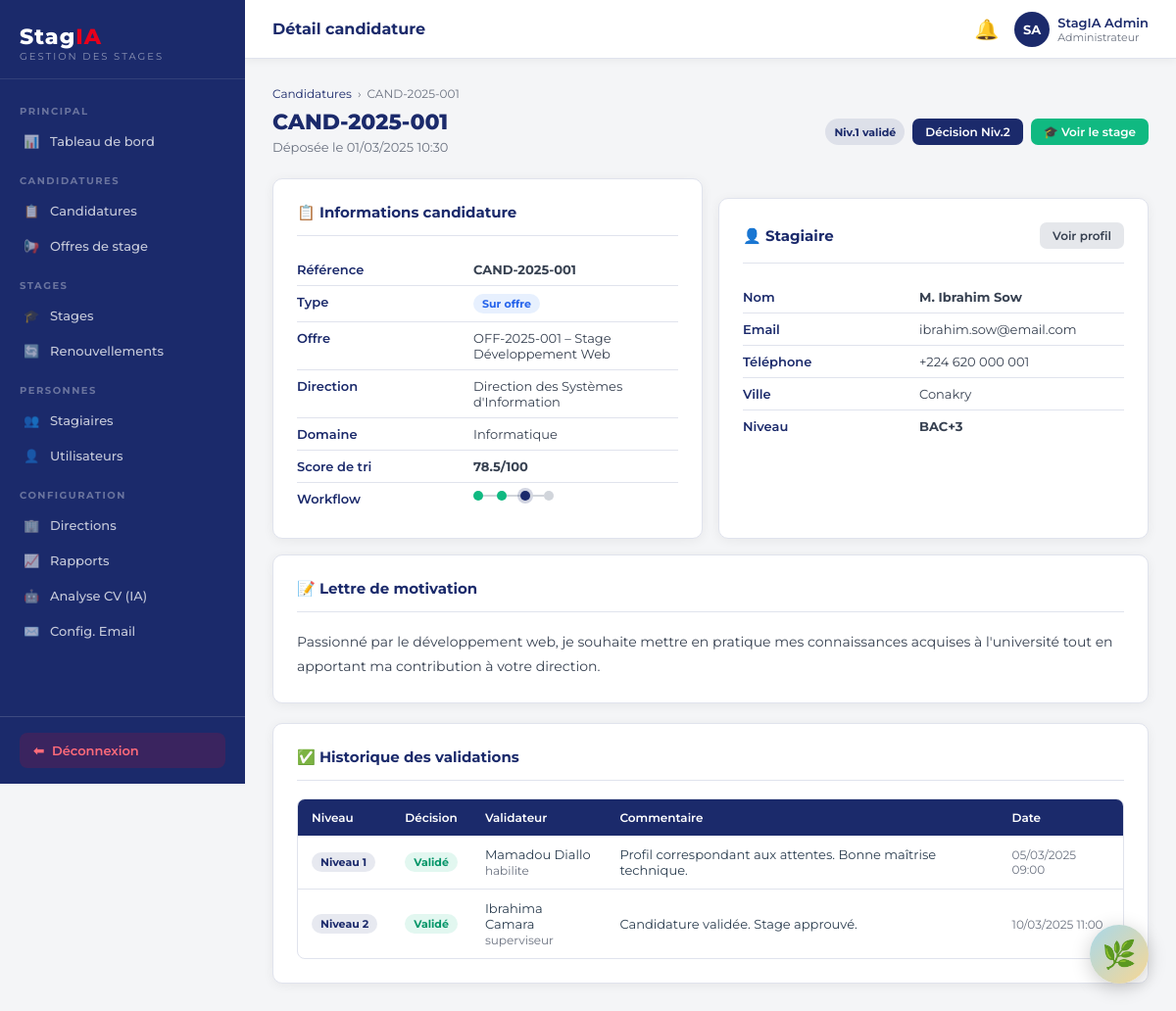
The app's page /backoffice.php?page=candidature_detail&id=1 (signed in) with its own data.
### tables this page shows
CREATE TABLE IF NOT EXISTS candidatures (
    id INT AUTO_INCREMENT PRIMARY KEY,
    reference VARCHAR(30) UNIQUE NOT NULL,
    stagiaire_id INT NOT NULL,
    offre_id INT,
    type_candidature ENUM('offre','spontanee') DEFAULT 'spontanee',
    domaine_id INT,
    direction_id INT,
    score_tri DECIMAL(5,2) DEFAULT 0,
    statut_global ENUM('soumise','niv1_en_cours','niv1_valide','validee','niv1_rejete','rejetee','complement') DEFAULT 'soumise',
    motivation TEXT,
    date_candidature TIMESTAMP DEFAULT CURRENT_TIMESTAMP,
    FOREIGN KEY (stagiaire_id) REFERENCES stagiaires(id) ON DELETE CASCADE,
    FOREIGN KEY (offre_id) REFERENCES offres_stage(id) ON DELETE SET NULL,
    FOREIGN KEY (domaine_id) REFERENCES domaines(id) ON DELETE SET NULL,
    FOREIGN KEY (direction_id) REFERENCES directions(id) ON DELETE SET NULL
);

CREATE TABLE IF NOT EXISTS offres_stage (
    id INT AUTO_INCREMENT PRIMARY KEY,
    reference VARCHAR(30) UNIQUE NOT NULL,
    titre VARCHAR(200) NOT NULL,
    description TEXT,
    profil_recherche TEXT,
    direction_id INT,
    domaine_id INT,
    niveau_minimum ENUM('bac','bac+2','bac+3','bac+4','bac+5','doctorat') DEFAULT 'bac+3',
    experience_minimale INT DEFAULT 0 COMMENT 'en mois',
    nb_places INT DEFAULT 1,
    date_publication DATE,
    date_limite DATE,
    statut ENUM('ouverte','fermee','archivee') DEFAULT 'ouverte',
    creee_par INT,
    created_at TIMESTAMP DEFAULT CURRENT_TIMESTAMP,
    FOREIGN KEY (direction_id) REFERENCES directions(id) ON DELETE SET NULL,
    FOREIGN KEY (domaine_id) REFERENCES domaines(id) ON DELETE SET NULL,
    FOREIGN KEY (creee_par) REFERENCES utilisateurs(id) ON DELETE SET NULL
);

CREATE TABLE IF NOT EXISTS directions (
    id INT AUTO_INCREMENT PRIMARY KEY,
    libelle VARCHAR(150) NOT NULL,
    abreviation VARCHAR(20),
    actif TINYINT(1) DEFAULT 1,
    created_at TIMESTAMP DEFAULT CURRENT_TIMESTAMP
);

CREATE TABLE IF NOT EXISTS domaines (
    id INT AUTO_INCREMENT PRIMARY KEY,
    libelle VARCHAR(150) NOT NULL,
    actif TINYINT(1) DEFAULT 1,
    created_at TIMESTAMP DEFAULT CURRENT_TIMESTAMP
);

CREATE TABLE IF NOT EXISTS utilisateurs (
    id INT AUTO_INCREMENT PRIMARY KEY,
    nom VARCHAR(100) NOT NULL,
    prenom VARCHAR(100) NOT NULL,
    email VARCHAR(191) NOT NULL UNIQUE,
    mot_de_passe VARCHAR(255) NOT NULL,
    role ENUM('administrateur','habilite','superviseur','directeur','stagiaire') NOT NULL DEFAULT 'stagiaire',
    actif TINYINT(1) DEFAULT 1,
    civilite ENUM('M.','Mme') DEFAULT 'M.',
    created_at TIMESTAMP DEFAULT CURRENT_TIMESTAMP
);

CREATE TABLE IF NOT EXISTS stagiaires (
    id INT AUTO_INCREMENT PRIMARY KEY,
    utilisateur_id INT NOT NULL,
    niveau_etude ENUM('bac','bac+2','bac+3','bac+4','bac+5','doctorat') DEFAULT 'bac+3',
    telephone VARCHAR(30),
    adresse TEXT,
    ville VARCHAR(100),
    nationalite VARCHAR(100) DEFAULT 'Guinéenne',
    date_naissance DATE,
    sexe ENUM('M','F') DEFAULT 'M',
    domaine_principal_id INT,
    date_inscription TIMESTAMP DEFAULT CURRENT_TIMESTAMP,
    cv_fichier VARCHAR(255),
    cv_analyse JSON,
    piece_identite VARCHAR(255),
    diplome_fichier VARCHAR(255),
    FOREIGN KEY (utilisateur_id) REFERENCES utilisateurs(id) ON DELETE CASCADE,
    FOREIGN KEY (domaine_principal_id) REFERENCES domaines(id) ON DELETE SET NULL
);

CREATE TABLE IF NOT EXISTS validations_candidature (
    id INT AUTO_INCREMENT PRIMARY KEY,
    candidature_id INT NOT NULL,
    niveau_validation ENUM('niv1','niv2') NOT NULL,
    validateur_id INT,
    statut ENUM('en_attente','valide','rejete','complement') DEFAULT 'en_attente',
    commentaire TEXT,
    date_decision TIMESTAMP NULL,
    FOREIGN KEY (candidature_id) REFERENCES candidatures(id) ON DELETE CASCADE,
    FOREIGN KEY (validateur_id) REFERENCES utilisateurs(id) ON DELETE SET NULL
);

### backoffice.php (called while the page is built, shortened)
<?php
require_once __DIR__ . '/config.php';
$page = preg_replace('/[^a-zA-Z0-9_\-]/', '', $_GET['page'] ?? 'dashboard');
$file = __DIR__ . "/pages/admin/{$page}.php";
include $file;

### pages/admin/candidature_detail.php (the view, shortened to what this page needs)
<?php
require_once __DIR__ . '/../../includes/header.php';
$pdo = getPDO();
$id = (int)($_GET['id'] ?? 0);
$stmt = $pdo->prepare('SELECT c.*, u.nom, u.prenom, u.email, u.civilite, s.id as stag_id, s.niveau_etude, s.telephone, s.ville, o.titre as offre_titre, o.reference as offre_ref, d.libelle as direction_libelle, dm.libelle as domaine_libelle FROM candidatures c JOIN stagiaires s ON s.id = c.stagiaire_id JOIN utilisateurs u ON u.id = s.utilisateur_id LEFT JOIN offres_stage o ON o.id = c.offre_id LEFT JOIN directions d ON d.id = c.direction_id LEFT JOIN domaines dm ON dm.id = c.domaine_id WHERE c.id = ?');
$stmt->execute([$id]);
$c = $stmt->fetch();
$validations = $pdo->prepare('SELECT v.*, u.nom, u.prenom, u.role FROM validations_candidature v LEFT JOIN utilisateurs u ON u.id = v.validateur_id WHERE v.candidature_id = ? ORDER BY v.niveau_validation ASC');
$validations->execute([$id]);
$validations = $validations->fetchAll();
$stage_existe = $pdo->prepare('SELECT id FROM stages WHERE candidature_id = ?');
$stage_existe->execute([$id]);
$stage_id = $stage_existe->fetchColumn();
$canDecideNiv2 = $c['statut_global'] === 'niv1_valide' && hasRole('administrateur','superviseur','directeur');
?>
<div class="breadcrumb">
  <a href="backoffice.php?page=candidatures">Candidatures</a>
  <span>›</span>
  <span><?= h($c['reference']) ?></span>
</div>
<div class="page-header d-flex justify-between align-center">
  <div>
    <h1><?= h($c['reference']) ?></h1>
    <p>Déposée le <?= h(date('d/m/Y H:i', strtotime($c['date_candidature']))) ?></p>
  </div>
  <div class="d-flex gap-2">
    <?= statusBadge($c['statut_global']) ?>
    <?php if ($canDecideNiv2): ?>
    <button class="btn btn-primary btn-sm" onclick="openModal('modal-niv2')">Décision Niv.2</button>
    <?php endif; ?>
    <?php if ($stage_id): ?>
    <a href="backoffice.php?page=stage_detail&amp;id=<?= $stage_id ?>" class="btn btn-success btn-sm">🎓 Voir le stage</a>
    <?php endif; ?>
  </div>
</div>
<div class="grid-2">
  <div class="card">
    <div class="card-header"><span class="card-title">📋 Informations candidature</span></div>
    <div class="card-body">
      <div class="info-row"><span class="info-label">Référence</span><span class="info-val fw-bold"><?= h($c['reference']) ?></span></div>
      <div class="info-row"><span class="info-label">Type</span><span class="info-val"><?= $c['type_candidature']==='offre'?'<span class="badge badge-info">Sur offre</span>':'<span class="badge badge-secondary">Spontanée</span>' ?></span></div>
      <?php if ($c['offre_titre']): ?>
      <div class="info-row"><span class="info-label">Offre</span><span class="info-val"><?= h($c['offre_ref'] . ' – ' . $c['offre_titre']) ?></span></div>
      <?php endif; ?>
      <div class="info-row"><span class="info-label">Direction</span><span class="info-val"><?= h($c['direction_libelle'] ?? '-') ?></span></div>
      <div class="info-row"><span class="info-label">Domaine</span><span class="info-val"><?= h($c['domaine_libelle'] ?? '-') ?></span></div>
      <div class="info-row"><span class="info-label">Score de tri</span><span class="info-val"><strong><?= number_format((float)$c['score_tri'],1) ?>/100</strong></span></div>
      <div class="info-row"><span class="info-label">Workflow</span><span class="info-val"><?= workflowDots($c['statut_global']) ?></span></div>
    </div>
  </div>
  <div class="card">
    <div class="card-header">
      <span class="card-title">👤 Stagiaire</span>
      <a href="backoffice.php?page=stagiaire_detail&amp;id=<?= $c['stag_id'] ?>" class="btn btn-secondary btn-sm">Voir profil</a>
    </div>
    <div class="card-body">
      <div class="info-row"><span class="info-label">Nom</span><span class="info-val fw-bold"><?= h($c['civilite'] . ' ' . $c['prenom'] . ' ' . $c['nom']) ?></span></div>
      <div class="info-row"><span class="info-label">Email</span><span class="info-val"><?= h($c['email']) ?></span></div>
      <div class="info-row"><span class="info-label">Téléphone</span><span class="info-val"><?= h($c['telephone'] ?? '-') ?></span></div>
      <div class="info-row"><span class="info-label">Ville</span><span class="info-val"><?= h($c['ville'] ?? '-') ?></span></div>
      <div class="info-row"><span class="info-label">Niveau</span><span class="info-val"><strong><?= h(strtoupper($c['niveau_etude'])) ?></strong></span></div>
    </div>
  </div>
</div>
<div class="card mt-4">
  <div class="card-header"><span class="card-title">📝 Lettre de motivation</span></div>
  <div class="card-body">
    <p style="line-height:1.8;font-size:14px;color:#374151;"><?= nl2br(h($c['motivation'] ?? 'Non renseignée.')) ?></p>
  </div>
</div>
<div class="card mt-4">
  <div class="card-header"><span class="card-title">✅ Historique des validations</span></div>
  <?php if (empty($validations)): ?>
  <div class="card-body"><p class="text-muted text-sm">Aucune décision enregistrée.</p></div>
  <?php else: ?>
  <div class="table-wrap">
    <table>
      <thead><tr><th>Niveau</th><th>Décision</th><th>Validateur</th><th>Commentaire</th><th>Date</th></tr></thead>
      <tbody>
        <?php foreach ($validations as $v): ?>
        <tr>
          <td><span class="badge badge-primary"><?= $v['niveau_validation'] === 'niv1' ? 'Niveau 1' : 'Niveau 2' ?></span></td>
          <td><?= statusBadge($v['statut']) ?></td>
          <td><?= h(($v['prenom'] ?? '') . ' ' . ($v['nom'] ?? 'N/A')) ?><br><span class="text-muted text-sm"><?= h($v['role'] ?? '') ?></span></td>
          <td><?= h($v['commentaire'] ?? '-') ?></td>
          <td class="text-sm text-muted"><?= $v['date_decision'] ? h(date('d/m/Y H:i', strtotime($v['date_decision']))) : '-' ?></td>
        </tr>
        <?php endforeach; ?>
      </tbody>
    </table>
  </div>
  <?php endif; ?>
</div>
<?php require_once __DIR__ . '/../../includes/footer.php'; ?>

### config.php (shortened to what this page needs)
<?php
function h(string $s): string {
    return htmlspecialchars($s, ENT_QUOTES, 'UTF-8');
}
function hasRole(string ...$roles): bool {
    return in_array($_SESSION['user']['role'], $roles, true);
}
function workflowDots(string $statut): string {
    $steps = [
        'soumise'        => 1,
        'niv1_en_cours'  => 2,
        'niv1_valide'    => 3,
        'validee'        => 4,
        'niv1_rejete'    => -1,
        'rejetee'        => -2,
        'complement'     => 0,
    ];
    $current = $steps[$statut] ?? 1;
    $labels  = ['Soumise', 'Niv.1', 'Niv.2', 'Validée'];
    $html = '<div class="workflow-dots">';
    foreach ($labels as $i => $label) {
        $step = $i + 1;
        if ($current < 0) {
            $cls = $step <= abs($current) ? 'rejected' : 'pending';
        } elseif ($step < $current) {
            $cls = 'done';
        } elseif ($step === $current) {
            $cls = 'active';
        } else {
            $cls = 'pending';
        }
        $html .= "<span class=\"dot $cls\" title=\"$label\"></span>";
        if ($i < count($labels) - 1) $html .= '<span class="dot-line"></span>';
    }
    $html .= '</div>';
    return $html;
}
function statusBadge(string $statut): string {
    $map = [
        'soumise'        => ['Soumise', 'badge-info'],
        'niv1_en_cours'  => ['Niv.1 en cours', 'badge-warning'],
        'niv1_valide'    => ['Niv.1 validé', 'badge-primary'],
        'validee'        => ['Validée', 'badge-success'],
        'niv1_rejete'    => ['Niv.1 rejeté', 'badge-danger'],
        'rejetee'        => ['Rejetée', 'badge-danger'],
        'complement'     => ['Complément requis', 'badge-warning'],
        'preparation'    => ['Préparation', 'badge-info'],
        'en_cours'       => ['En cours', 'badge-success'],
        'renouvele'      => ['Renouvelé', 'badge-primary'],
        'termine'        => ['Terminé', 'badge-secondary'],
        'interrompu'     => ['Interrompu', 'badge-warning'],
        'annule'         => ['Annulé', 'badge-danger'],
        'ouverte'        => ['Ouverte', 'badge-success'],
        'fermee'         => ['Fermée', 'badge-warning'],
        'archivee'       => ['Archivée', 'badge-secondary'],
        'en_attente'     => ['En attente', 'badge-warning'],
        'valide'         => ['Validé', 'badge-success'],
        'rejete'         => ['Rejeté', 'badge-danger'],
        'precisions'     => ['Précisions requises', 'badge-info'],
        'valide_v'       => ['Validé', 'badge-success'],
        'rejete_v'       => ['Rejeté', 'badge-danger'],
    ];
    [$label, $cls] = $map[$statut] ?? [ucfirst($statut), 'badge-secondary'];
    return "<span class=\"badge $cls\">" . h($label) . '</span>';
}

### includes/header.php (style rules this page uses)
*,*::before,*::after { box-sizing:border-box;margin:0;padding:0 }
html { font-size:15px }
body { font-family:'Montserrat',sans-serif;background:#f4f5f7;color:#2c3e50;display:flex;min-height:100vh }
:root { --navy:#1b2a6b; --navy-dark:#132050; --navy-light:#2d3f8c; --red:#e8001c; --red-dark:#c0001a; --gray-bg:#f4f5f7; --gray-border:#e0e3ed; --gray-text:#6b7280; --white:#ffffff; --success:#10b981; --warning:#f59e0b; --info:#3b82f6; --sidebar-w:250px; }
.page-header { margin-bottom:24px; }
.page-header h1 { font-size:22px;font-weight:800;color:var(--navy); }
.page-header p { color:var(--gray-text);font-size:13px;margin-top:4px; }
.breadcrumb { display:flex;align-items:center;gap:6px;font-size:12px;color:var(--gray-text);margin-bottom:8px; }
.breadcrumb a { color:var(--navy);text-decoration:none; }
.card { background:#fff;border-radius:10px;padding:24px;box-shadow:0 2px 12px rgba(0,0,0,.06);border:1px solid var(--gray-border); }
.card-header { display:flex;align-items:center;justify-content:space-between;margin-bottom:18px;padding-bottom:14px;border-bottom:1px solid var(--gray-border); }
.card-title { font-size:15px;font-weight:700;color:var(--navy); }
.card-body { ; }
.card + .card { margin-top:20px; }
.btn { display:inline-flex;align-items:center;gap:6px; padding:9px 18px;border-radius:7px; font-size:13px;font-weight:600;font-family:inherit; border:none;cursor:pointer;transition:all .2s; text-decoration:none;white-space:nowrap; }
.btn-primary { background:var(--navy);color:#fff; }
.btn-success { background:var(--success);color:#fff; }
.btn-secondary { background:#e5e7eb;color:#374151; }
.btn-sm { padding:6px 13px;font-size:12px; }
.badge { display:inline-flex;align-items:center; padding:3px 9px;border-radius:99px; font-size:11px;font-weight:700;white-space:nowrap; }
.badge-success { background:rgba(16,185,129,.12);color:#059669; }
.badge-info { background:rgba(59,130,246,.12);color:#2563eb; }
.badge-primary { background:rgba(27,42,107,.1);color:var(--navy); }
.table-wrap { overflow-x:auto;border-radius:8px;border:1px solid var(--gray-border); }
table { width:100%;border-collapse:collapse;font-size:13px; }
thead th { background:var(--navy);color:#fff;padding:11px 14px;font-weight:600;font-size:12px;text-align:left;white-space:nowrap; }
tbody td { padding:11px 14px;border-bottom:1px solid var(--gray-border);vertical-align:middle; }
tbody tr:last-child td { border-bottom:none; }
.workflow-dots { display:flex;align-items:center;gap:0; }
.dot { width:10px;height:10px;border-radius:50%;flex-shrink:0; }
.dot.done { background:var(--success); }
.dot.active { background:var(--navy);box-shadow:0 0 0 3px rgba(27,42,107,.2); }
.dot.pending { background:#d1d5db; }
.dot-line { flex:1;height:2px;background:#d1d5db;min-width:14px; }
.text-muted { color:var(--gray-text); }
.text-sm { font-size:12px; }
.fw-bold { font-weight:700; }
.mt-4 { margin-top:16px; }
.d-flex { display:flex; }
.align-center { align-items:center; }
.justify-between { justify-content:space-between; }
.gap-2 { gap:8px; }
.grid-2 { display:grid;grid-template-columns:1fr 1fr;gap:16px; }
.info-row { display:flex;padding:8px 0;border-bottom:1px solid var(--gray-border);font-size:13px; }
.info-row:last-child { border-bottom:none; }
.info-label { min-width:180px;font-weight:600;color:var(--navy); }
.info-val { color:#374151; }

### records on screen
candidatures: reference "CAND-2025-001", date_candidature "01/03/2025 10:30", offre.titre "OFF-2025-001 – Stage Développement Web", direction.libelle "Direction des Systèmes d'Information", domaine.libelle "Informatique", score_tri "78.5", utilisateurs.civilite+prenom+nom "M. Ibrahim Sow", utilisateurs.email "ibrahim.sow@email.com", stagiaire.telephone "+224 620 000 001", stagiaire.ville "Conakry", stagiaire.niveau_etude "BAC+3", motivation "Passionné par le développement web, je souhaite mettre en pratique mes connaissances acquises à l'université tout en apportant ma contribution à votre direction."
validations_candidature: niveau_validation "Niveau 1", validateur.nom "Mamadou Diallo", validateur.role "habilite", commentaire "Profil correspondant aux attentes. Bonne maîtrise technique.", date_decision "05/03/2025 09:00"
validations_candidature: niveau_validation "Niveau 2", validateur.nom "Ibrahima Camara", validateur.role "superviseur", commentaire "Candidature validée. Stage approuvé.", date_decision "10/03/2025 11:00"

### other values on screen
STAGIA_PAGE ?: 'StagIA' "Détail candidature"
$initiales "SA"
$prenom . ' ' . $nom "StagIA Admin"
$user['role'] "Administrateur"
$label "Niv.1 validé"
